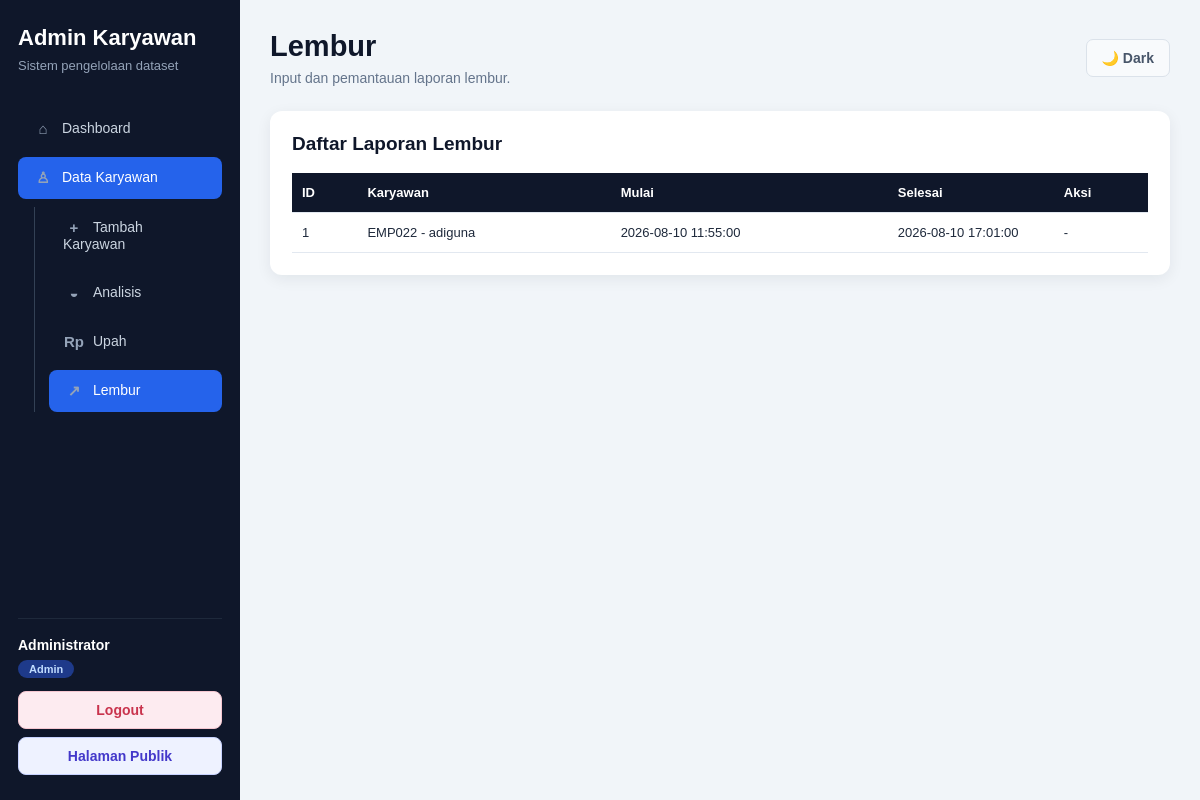
The page /Dashboard/lembur.php (signed in) on the database its author committed.
### tables this page shows
CREATE TABLE `overtime_reports` (
  `id` int unsigned NOT NULL AUTO_INCREMENT,
  `karyawan_id` int NOT NULL,
  `department_id` int unsigned NOT NULL,
  `dibuat_oleh_pic` int NOT NULL,
  `mulai_at` datetime NOT NULL,
  `selesai_at` datetime NOT NULL,
  `total_menit` int unsigned NOT NULL DEFAULT '0',
  `deskripsi` text,
  `status` enum('draft','menunggu_koordinator','menunggu_manager','disetujui','ditolak','selesai') NOT NULL DEFAULT 'draft',
  `submitted_at` datetime DEFAULT NULL,
  `created_at` timestamp NOT NULL DEFAULT CURRENT_TIMESTAMP,
  `updated_at` timestamp NOT NULL DEFAULT CURRENT_TIMESTAMP ON UPDATE CURRENT_TIMESTAMP,
  PRIMARY KEY (`id`),
  KEY `idx_overtime_karyawan` (`karyawan_id`),
  KEY `idx_overtime_department` (`department_id`),
  KEY `idx_overtime_status` (`status`),
  KEY `fk_overtime_pic` (`dibuat_oleh_pic`),
  CONSTRAINT `fk_overtime_department` FOREIGN KEY (`department_id`) REFERENCES `master_departemen` (`id`) ON DELETE RESTRICT,
  CONSTRAINT `fk_overtime_karyawan` FOREIGN KEY (`karyawan_id`) REFERENCES `karyawan` (`id`) ON DELETE RESTRICT,
  CONSTRAINT `fk_overtime_pic` FOREIGN KEY (`dibuat_oleh_pic`) REFERENCES `users` (`id`) ON DELETE RESTRICT
);

CREATE TABLE `karyawan` (
  `id` int NOT NULL AUTO_INCREMENT,
  `employee_name` varchar(150) DEFAULT NULL,
  `emp_id` varchar(30) DEFAULT NULL,
  `position` varchar(100) DEFAULT NULL,
  `department` varchar(100) DEFAULT NULL,
  `department_id` int unsigned DEFAULT NULL,
  `salary` decimal(15,2) DEFAULT NULL,
  `gender` varchar(20) DEFAULT NULL,
  `marital_status` varchar(50) DEFAULT NULL,
  `date_of_hire` date DEFAULT NULL,
  `employment_status` varchar(50) DEFAULT NULL,
  `performance_score` varchar(50) DEFAULT NULL,
  `foto_profil` varchar(255) DEFAULT NULL,
  `file_cv` varchar(255) DEFAULT NULL,
  `nik` varchar(50) DEFAULT NULL,
  `alamat` text,
  `tanggal_lahir` date DEFAULT NULL,
  `agama` varchar(50) DEFAULT NULL,
  `kontak` varchar(50) DEFAULT NULL,
  `email` varchar(150) DEFAULT NULL,
  `file_ijazah` varchar(255) DEFAULT NULL,
  `file_mcu` varchar(255) DEFAULT NULL,
  `biografi` text,
  `riwayat_pekerjaan` text,
  `tanggal_riwayat_pekerjaan` date DEFAULT NULL,
  `riwayat_pendidikan` text,
  `tanggal_riwayat_pendidikan` date DEFAULT NULL,
  `tanggal_mcu_terakhir` date DEFAULT NULL,
  `keahlian` text,
  `file_cv_generated` varchar(255) DEFAULT NULL,
  PRIMARY KEY (`id`),
  KEY `fk_karyawan_department` (`department_id`),
  CONSTRAINT `fk_karyawan_department` FOREIGN KEY (`department_id`) REFERENCES `master_departemen` (`id`) ON DELETE RESTRICT
);

### Dashboard/fungsi/auth.php (called while the page is built, shortened)
<?php
function rolePengguna(): string
{
    return (string) ($_SESSION['user']['role'] ?? '');
}
function roleOperasional(): bool
{
    return in_array(rolePengguna(), ['pic', 'koordinator', 'manager'], true);
}

### Dashboard/lembur.php (the view, shortened to what this page needs)
<?php
require __DIR__ . "/koneksi.php";
require_once __DIR__ . "/fungsi/auth.php";
$departmentId = departmentIdPengguna();
$where = roleOperasional() ? "o.department_id = " . (int) ($departmentId ?? 0) : "1=1";
$laporan = mysqli_query($conn, "SELECT o.*, k.emp_id, k.employee_name, oc.jumlah_upah FROM overtime_reports o INNER JOIN karyawan k ON k.id = o.karyawan_id LEFT JOIN overtime_compensations oc ON oc.overtime_id = o.id WHERE $where ORDER BY o.created_at DESC");
require __DIR__ . "/partials/atas.php";
?>
<section class="data-card"><div class="data-card-header"><h2>Daftar Laporan Lembur</h2></div><div class="table-wrapper"><table><thead><tr><th>ID</th><th>Karyawan</th><th>Mulai</th><th>Selesai</th><th>Aksi</th></tr></thead><tbody><?php while ($row = mysqli_fetch_assoc($laporan)): ?><tr><td><?= (int) $row["id"]; ?></td><td><?= htmlspecialchars($row["emp_id"] . " - " . $row["employee_name"]); ?></td><td><?= htmlspecialchars($row["mulai_at"]); ?></td><td><?= htmlspecialchars($row["selesai_at"]); ?></td><td><?php if (rolePengguna() === "pic" && $row["status"] === "draft"): ?><form method="POST"><input type="hidden" name="csrf_token" value="<?= htmlspecialchars(tokenCsrf()); ?>"><input type="hidden" name="aksi" value="kirim"><input type="hidden" name="overtime_id" value="<?= (int) $row["id"]; ?>"><button class="btn btn-primary" type="submit">Kirim</button></form><?php else: ?>-<?php endif; ?></td></tr><?php endwhile; ?></tbody></table></div></section>
<?php require __DIR__ . "/partials/bawah.php"; ?>

### style/admin-base.css (style rules this page uses)
* { box-sizing: border-box; }
body { margin: 0; font-family: Arial, Helvetica, sans-serif; background-color: #f1f5f9; color: #1e293b; }
.data-card { padding: 22px; background-color: #ffffff; border-radius: 12px; box-shadow: 0 4px 15px rgba(15, 23, 42, 0.07); }
.data-card-header { display: flex; align-items: center; justify-content: space-between; gap: 15px; margin-bottom: 18px; flex-wrap: wrap; }
.data-card-header h2 { margin: 0; color: #0f172a; font-size: 19px; }
.table-wrapper { width: 100%; overflow-x: auto; }
table { width: 100%; min-width: 1450px; border-collapse: collapse; }
th:last-child, td:last-child { position: sticky; right: 0; z-index: 2; }
th:last-child { background-color: #0f172a; }
td:last-child { background-color: #ffffff; }
thead { color: #ffffff; background-color: #0f172a; }
th, td { padding: 12px 10px; border-bottom: 1px solid #e2e8f0; text-align: left; vertical-align: middle; font-size: 13px; }
th { white-space: nowrap; }

### rows shown on the page
overtime_reports: id "1", karyawan.employee_name "EMP022 - adiguna", mulai_at "2026-08-10 11:55:00", selesai_at "2026-08-10 17:01:00"

### other values the page prints
namaPengguna() "Administrator"
rolePengguna() "Admin"
$judulHalaman "Lembur"
$subjudulHalaman "Input dan pemantauan laporan lembur."
